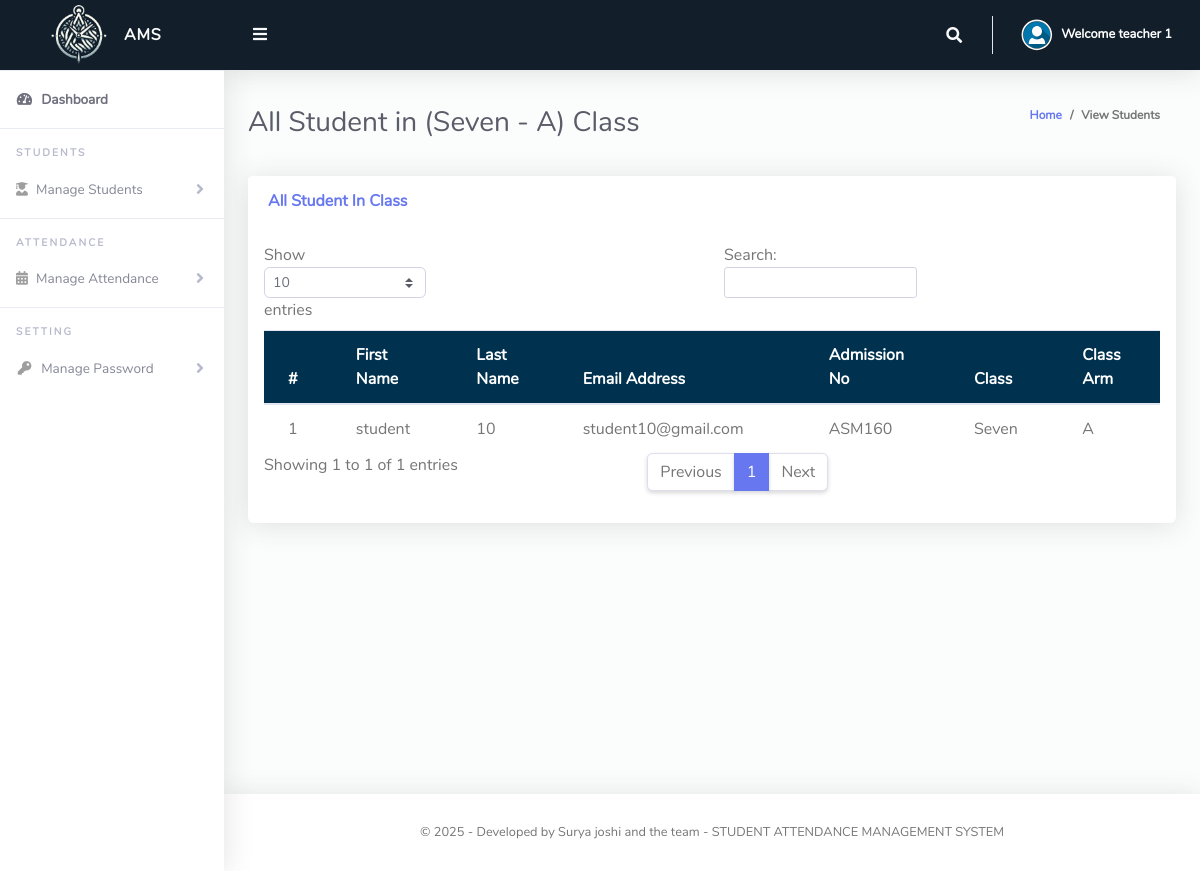
The page /ClassTeacher/viewStudents.php (signed in) on the database its author committed.
### tables this page shows
CREATE TABLE `tblclassteacher` (
  `Id` int(10) NOT NULL,
  `firstName` varchar(255) NOT NULL,
  `lastName` varchar(255) NOT NULL,
  `emailAddress` varchar(255) NOT NULL,
  `password` varchar(255) NOT NULL,
  `phoneNo` varchar(50) NOT NULL,
  `classId` varchar(10) NOT NULL,
  `classArmId` varchar(10) NOT NULL,
  `dateCreated` varchar(50) NOT NULL
);

CREATE TABLE `tblclassarms` (
  `Id` int(10) NOT NULL,
  `classId` varchar(10) NOT NULL,
  `classArmName` varchar(255) NOT NULL,
  `isAssigned` varchar(10) NOT NULL
);

CREATE TABLE `tblclass` (
  `Id` int(10) NOT NULL,
  `className` varchar(255) NOT NULL
);

CREATE TABLE `tblstudents` (
  `Id` int(10) NOT NULL,
  `firstName` varchar(255) NOT NULL,
  `lastName` varchar(255) NOT NULL,
  `otherName` varchar(255) NOT NULL,
  `email` varchar(255) NOT NULL,
  `admissionNumber` varchar(255) NOT NULL,
  `password` varchar(50) NOT NULL,
  `classId` varchar(10) NOT NULL,
  `classArmId` varchar(10) NOT NULL,
  `dateCreated` varchar(50) NOT NULL
);

### ClassTeacher/viewStudents.php (the view, shortened to what this page needs)
<?php
include '../Includes/dbcon.php';
$query = "SELECT tblclass.className,tblclassarms.classArmName
    FROM tblclassteacher
    INNER JOIN tblclass ON tblclass.Id = tblclassteacher.classId
    INNER JOIN tblclassarms ON tblclassarms.Id = tblclassteacher.classArmId
    Where tblclassteacher.Id = '$_SESSION[userId]'";
$rs = $conn->query($query);
$rrw = $rs->fetch_assoc();
?>
<!DOCTYPE html>
<html lang="en">
<head>
  <link href="../vendor/fontawesome-free/css/all.min.css" rel="stylesheet" type="text/css">
  <link href="../vendor/bootstrap/css/bootstrap.min.css" rel="stylesheet" type="text/css">
  <link href="css/ruang-admin.min.css" rel="stylesheet">
</head>
<body id="page-top">
  <div id="wrapper">
    <?php include "Includes/sidebar.php"; ?>
    <div id="content-wrapper" class="d-flex flex-column">
      <div id="content">
        <?php include "Includes/topbar.php"; ?>
        <div class="container-fluid" id="container-wrapper">
          <div class="d-sm-flex align-items-center justify-content-between mb-4">
            <h1 class="h3 mb-0 text-gray-800">All Student in (<?php echo $rrw['className'] . ' - ' . $rrw['classArmName']; ?>) Class</h1>
            <ol class="breadcrumb">
              <li class="breadcrumb-item"><a href="./">Home</a></li>
              <li class="breadcrumb-item active" aria-current="page">View Students</li>
            </ol>
          </div>
          <div class="row">
            <div class="col-lg-12">
              <div class="row">
                <div class="col-lg-12">
                  <div class="card mb-4">
                    <div class="card-header py-3 d-flex flex-row align-items-center justify-content-between">
                      <h6 class="m-0 font-weight-bold text-primary">All Student In Class</h6>
                    </div>
                    <div class="table-responsive p-3">
                      <table class="table align-items-center table-flush table-hover" id="dataTableHover">
                        <thead class="thead-light">
                          <tr>
                            <th>#</th>
                            <th>First Name</th>
                            <th>Last Name</th>
                            <th>Email Address</th>
                            <th>Admission No</th>
                            <th>Class</th>
                            <th>Class Arm</th>
                          </tr>
                        </thead>
                        <tbody>
                          <?php
                          $query = "SELECT tblstudents.Id,tblclass.className,tblclassarms.classArmName,tblclassarms.Id AS classArmId,tblstudents.firstName,
                      tblstudents.lastName, tblstudents.email, tblstudents.admissionNumber, tblstudents.dateCreated
                      FROM tblstudents
                      INNER JOIN tblclass ON tblclass.Id = tblstudents.classId
                      INNER JOIN tblclassarms ON tblclassarms.Id = tblstudents.classArmId
                      where tblstudents.classId = '$_SESSION[classId]' and tblstudents.classArmId = '$_SESSION[classArmId]'";
                          $rs = $conn->query($query);
                          $num = $rs->num_rows;
                          $sn = 0;
                          if ($num > 0) {
                            while ($rows = $rs->fetch_assoc()) {
                              $sn = $sn + 1;
                              echo "
                              <tr>
                                <td>" . $sn . "</td>
                                <td>" . $rows['firstName'] . "</td>
                                <td>" . $rows['lastName'] . "</td>
                                <td>" . $rows['email'] . "</td>
                                <td>" . $rows['admissionNumber'] . "</td>
                                <td>" . $rows['className'] . "</td>
                                <td>" . $rows['classArmName'] . "</td>
                              </tr>";
                            }
                          } else {
                            echo
                            "<div class='alert alert-danger' role='alert'>
                            No Record Found!
                            </div>";
                          }
                          ?>
                        </tbody>
                      </table>
                    </div>
                  </div>
                </div>
              </div>
            </div>
          </div>
        </div>
        <?php include "Includes/footer.php"; ?>
      </div>
    </div>
</body>
</html>

### ClassTeacher/Includes/topbar.php (shortened to what this page needs)
<?php
  $query = "SELECT * FROM tblclassteacher WHERE Id = ".$_SESSION['userId']."";
  $rs = $conn->query($query);
  $rows = $rs->fetch_assoc();
  $fullName = $rows['firstName']." ".$rows['lastName'];
?>
<nav class="navbar navbar-expand navbar-light  topbar mb-4 static-top" style="background-color: #121F2B;">
          <button id="sidebarToggleTop" class="btn btn-link rounded-circle mr-3">
            <i class="fa fa-bars"></i>
          </button>
          <ul class="navbar-nav ml-auto">
            <li class="nav-item dropdown no-arrow">
              <a class="nav-link dropdown-toggle" href="#" id="searchDropdown" role="button" data-toggle="dropdown"
                aria-haspopup="true" aria-expanded="false">
                <i class="fas fa-search fa-fw"></i>
              </a>
            </li>
            <li class="nav-item dropdown no-arrow">
              <a class="nav-link dropdown-toggle" href="#" id="userDropdown" role="button" data-toggle="dropdown"
                aria-haspopup="true" aria-expanded="false">
                <img class="img-profile rounded-circle border-0" src="img/user.svg" style="max-width: 60px">
                <span class="ml-2 d-none d-lg-inline text-white small"><b>Welcome <?php echo $fullName;?></b></span>
              </a>
            </li>
          </ul>
        </nav>

### rows shown on the page
tblclassteacher: fullName "teacher 1"
tblclassarms: classId.className "Seven", classArmName "A"
tblstudents: firstName "student", lastName "10", email "student10@gmail.com", admissionNumber "ASM160", classId.className "Seven", classArmId.classArmName "A"
